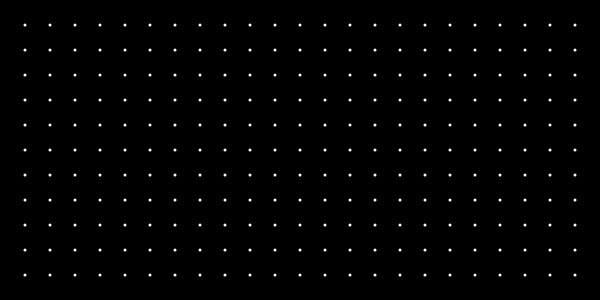
Frame 1 (no input)
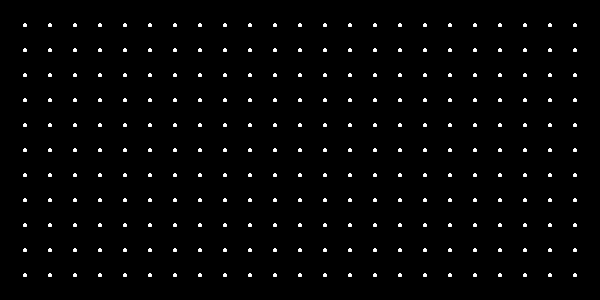
Frame 60 (no input)
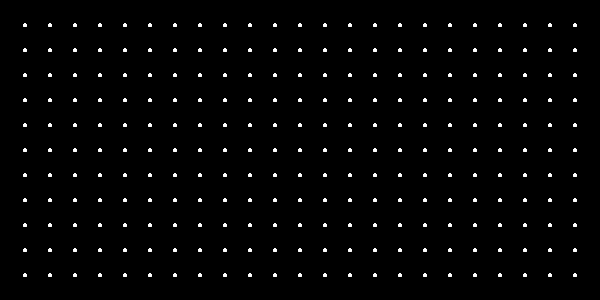
Frame 120 (the mouse pressed at the canvas centre since frame 60)

The p5.js sketch that drew these frames (run headless with seeded random() and noise() and a simulated clock; from frame 60 on, the mouse is pressed at the canvas centre):

// p5.js sketch
// ── sketch.js
// Refactor the following code
// - in other words, keep the same functionality, but improve the method used

function setup() {
createCanvas(600, 300);
background('black');
}

function draw() {
    // for (i = 0; i < 600; i += 150){
    //     for (j = 0; j < 600; j += 150){
    //         fill(0);
    //         rect(i, j, 75, 75);
    //         fill(0);
    //         rect(i + 75, j + 75, 75, 75);
    //     }
    // }

    for (let i = 25; i < 600; i += 25){
        for(let j = 25; j < 300; j += 25){
            fill('white');
            stroke('white');
            strokeWeight(0.001);
            line(300, 150, i, j);
            ellipse(i, j, 3);

        }
    }

// fill(255);
// rect(0,0,75,75);
// fill(0);
// rect(0,75,75,75);
// fill(255);
// rect(0,150,75,75);
// fill(0);
// rect(0,225,75,75);
// fill(255);
// rect(0,300,75,75);
// fill(0);
// rect(0,375,75,75);
// fill(255);
// rect(0,450,75,75);
// fill(0);
// rect(0,525,75,75);
// fill(0);
// rect(75,0,75,75);
// fill(255);
// rect(75,75,75,75);
// fill(0);
// rect(75,150,75,75);
// fill(255);
// rect(75,225,75,75);
// fill(0);
// rect(75,300,75,75);
// fill(255);
// rect(75,375,75,75);
// fill(0);
// rect(75,450,75,75);
// fill(255);
// rect(75,525,75,75);
// fill(255);
// rect(150,0,75,75);
// fill(0);
// rect(150,75,75,75);
// fill(255);
// rect(150,150,75,75);
// fill(0);
// rect(150,225,75,75);
// fill(255);
// rect(150,300,75,75);
// fill(0);
// rect(150,375,75,75);
// fill(255);
// rect(150,450,75,75);
// fill(0);
// rect(150,525,75,75);
// fill(0);
// rect(225,0,75,75);
// fill(255);
// rect(225,75,75,75);
// fill(0);
// rect(225,150,75,75);
// fill(255);
// rect(225,225,75,75);
// fill(0);
// rect(225,300,75,75);
// fill(255);
// rect(225,375,75,75);
// fill(0);
// rect(225,450,75,75);
// fill(255);
// rect(225,525,75,75);
// fill(255);
// rect(300,0,75,75);
// fill(0);
// rect(300,75,75,75);
// fill(255);
// rect(300,150,75,75);
// fill(0);
// rect(300,225,75,75);
// fill(255);
// rect(300,300,75,75);
// fill(0);
// rect(300,375,75,75);
// fill(255);
// rect(300,450,75,75);
// fill(0);
// rect(300,525,75,75);
// fill(0);
// rect(375,0,75,75);
// fill(255);
// rect(375,75,75,75);
// fill(0);
// rect(375,150,75,75);
// fill(255);
// rect(375,225,75,75);
// fill(0);
// rect(375,300,75,75);
// fill(255);
// rect(375,375,75,75);
// fill(0);
// rect(375,450,75,75);
// fill(255);
// rect(375,525,75,75);
// fill(255);
// rect(450,0,75,75);
// fill(0);
// rect(450,75,75,75);
// fill(255);
// rect(450,150,75,75);
// fill(0);
// rect(450,225,75,75);
// fill(255);
// rect(450,300,75,75);
// fill(0);
// rect(450,375,75,75);
// fill(255);
// rect(450,450,75,75);
// fill(0);
// rect(450,525,75,75);
// fill(0);
// rect(525,0,75,75);
// fill(255);
// rect(525,75,75,75);
// fill(0);
// rect(525,150,75,75);
// fill(255);
// rect(525,225,75,75);
// fill(0);
// rect(525,300,75,75);
// fill(255);
// rect(525,375,75,75);
// fill(0);
// rect(525,450,75,75);
// fill(255);
// rect(525,525,75,75);
// 
}
